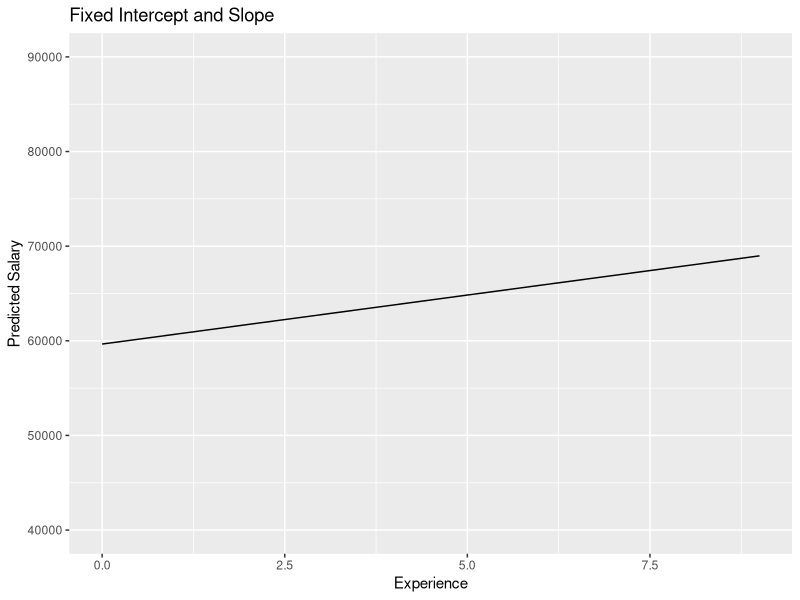
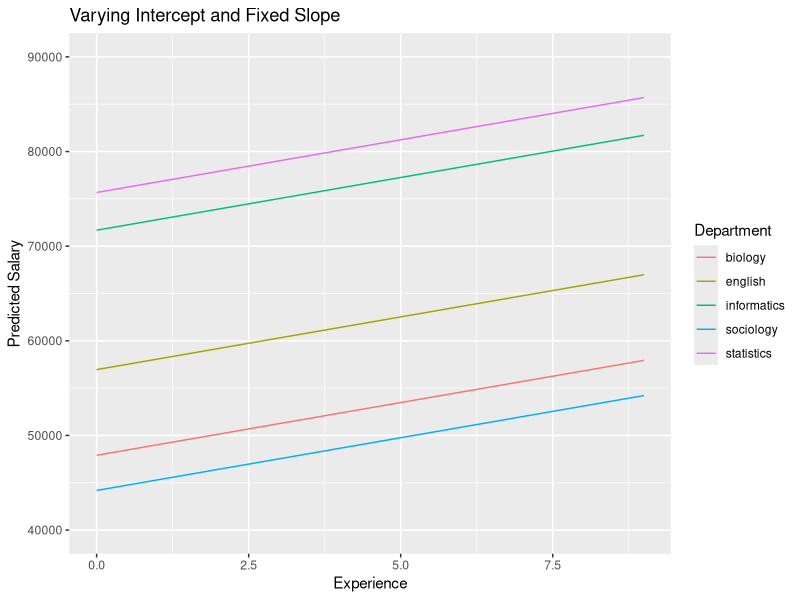
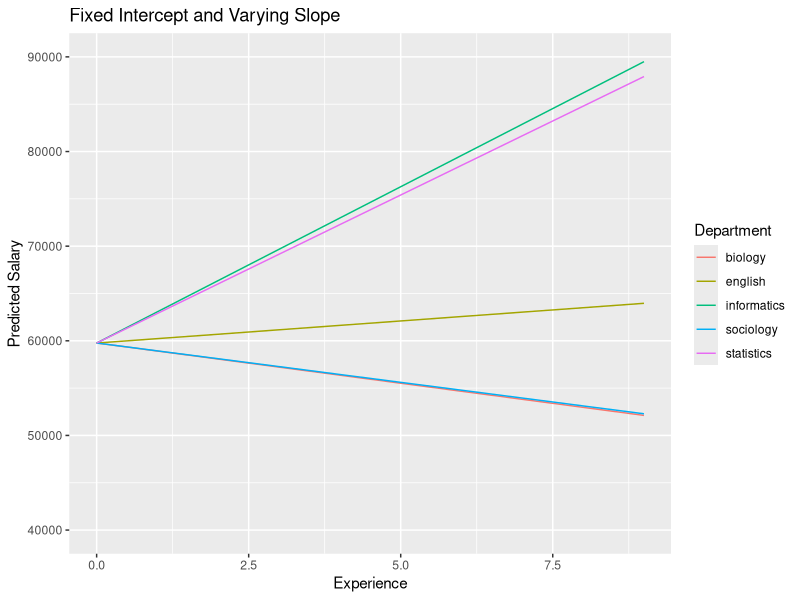
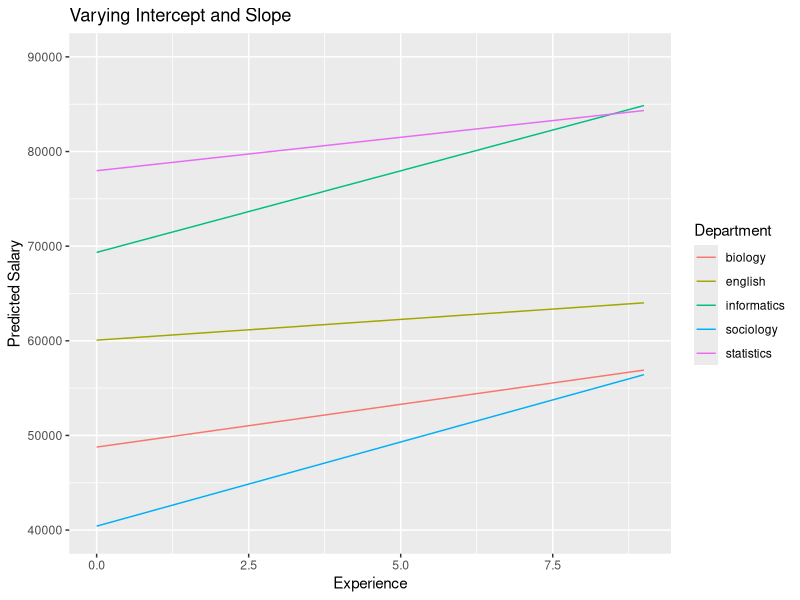

Generate these figures, in order, with R:
# Generate random salary data

# Set up
library(dplyr) # data wrangling
library(lme4) # modeling
library(ggplot2) # visualization
library(ggpubr)
library(arm) # standard errors

# Parameters for generating faculty salary data
departments <- c('sociology', 'biology', 'english', 'informatics', 'statistics')
base.salaries <- c(40000, 50000, 60000, 70000, 80000)
annual.raises <- c(2000, 500, 500, 1700, 500)
faculty.per.dept <- 20
total.faculty <- faculty.per.dept * length(departments)

# Generate dataframe of faculty and (random) years of experience
ids <- 1:total.faculty
department <- rep(departments, faculty.per.dept)
experience <- floor(runif(total.faculty, 0, 10))
bases <- rep(base.salaries, faculty.per.dept) * runif(total.faculty, .9, 1.1) # noise
raises <- rep(annual.raises, faculty.per.dept) * runif(total.faculty, .9, 1.1) # noise
df <- data.frame(ids, department, bases, experience, raises)

# Generate salaries (base + experience * raise)
df <- df %>% mutate(
  salary = bases + experience * raises
)

# Model without respect to grouping
m0 <- lm(salary ~ experience, data=df)
predict(m0)
df$simple.model <- predict(m0)

# Model with varying intercept
m1 <- lmer(salary ~ experience + (1|department), data = df)
df$random.intercpet.preds <- predict(m1)

# Model with varying slope
m2 <- lmer(salary ~ experience + (0 + experience|department), data=df)
df$random.slope.preds <- predict(m2)

# Model with varying slope and intercept
m3 <- lmer(salary ~ experience + (1 + experience|department), data=df)
df$random.slope.int.preds <- predict(m3)

# Save data and models
#write.csv(df, "public/data/faculty-data.csv", row.names=F)

# Visualize fixed intercept and slope
pdf("lmm0.pdf", height=3, width=4.5)
fix_ab <- ggplot(data=df, aes(x=experience, y=simple.model)) +
  geom_line() + 
  ylim(40000, 90000) + 
  labs(x="Experience", y="Predicted Salary") +
  ggtitle("Fixed Intercept and Slope")
fix_ab
dev.off()

# Visualize random intercept
pdf("lmm1.pdf", height=3, width=4.5)
vary.int.graph <- ggplot(data=df, aes(x=experience, y=random.intercpet.preds, group = department, colour = department)) +
  geom_line() + 
  ylim(40000, 90000) + 
  labs(x="Experience", y="Predicted Salary") +
  ggtitle("Varying Intercept and Fixed Slope") + 
  scale_colour_discrete('Department')
vary.int.graph
dev.off()

# Visualize random slope
pdf("lmm2.pdf", height=3, width=4.5)
vary.slope.graph <- ggplot(data=df, aes(x=experience, y=random.slope.preds, group = department, colour = department)) +
  geom_line() + 
  ylim(40000, 90000) + 
  labs(x="Experience", y="Predicted Salary") +
  ggtitle("Fixed Intercept and Varying Slope") + 
  scale_colour_discrete('Department')
vary.slope.graph
dev.off()

# Visualize random slope + intercept
pdf("lmm3.pdf", height=3, width=4.5)
vary.slope.int.graph <- ggplot(data=df, aes(x=experience, y=random.slope.int.preds, group = department, colour = department)) +
  geom_line() + 
  ylim(40000, 90000) +
  labs(x="Experience", y="Predicted Salary") +
  ggtitle("Varying Intercept and Slope") + 
  scale_colour_discrete('Department')
vary.slope.int.graph
dev.off()

summary(df)
